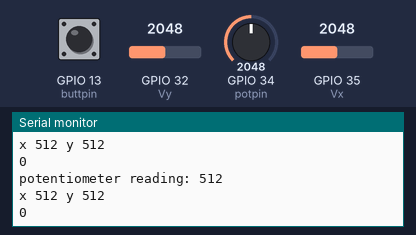
Simulated run of this sketch. Board: ESP32. On the bench: the last lines printed to the serial monitor. The inputs (shaded band) are chosen by the test bench; at power-on: GPIO 32 (Vy) = 2048, GPIO 34 (potpin) = 2048, GPIO 35 (Vx) = 2048, GPIO 13 (buttpin) LOW.

Above: at 1.2 s.
1.3 s: GPIO 32 (Vy) set to 2866
At 1.51 s:
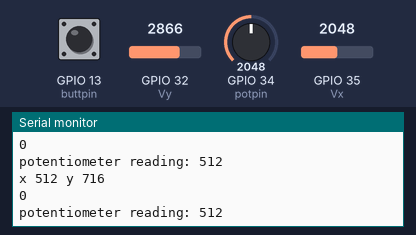
2.8 s: GPIO 34 (potpin) set to 2866
At 2.82 s:
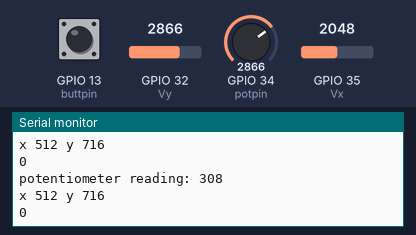
4.3 s: GPIO 35 (Vx) set to 2866
At 4.33 s:
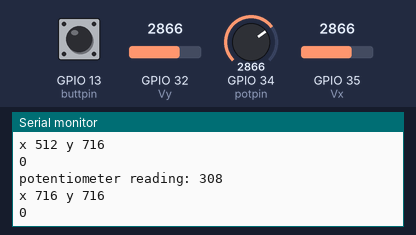
5.8 s: GPIO 13 (buttpin) pulled HIGH for 0.15 s
At 6.06 s:
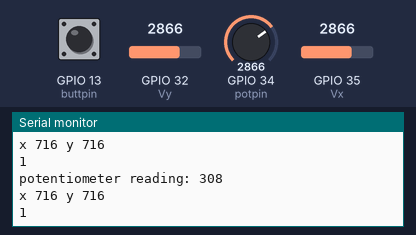
7.4 s: GPIO 32 (Vy) set to 3603
At 7.46 s:
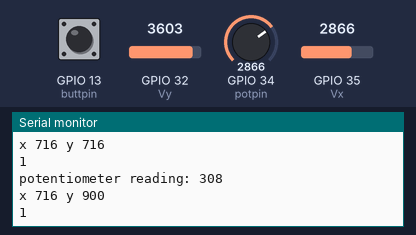
8.9 s: GPIO 34 (potpin) set to 3603
At 8.97 s:
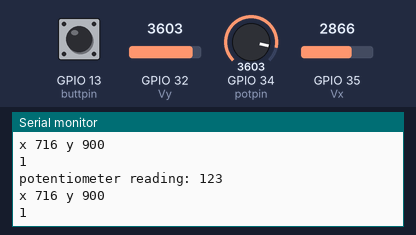
Timing chart, 0 to 11.4 s (numbered marks = the images above; inputs shaded):
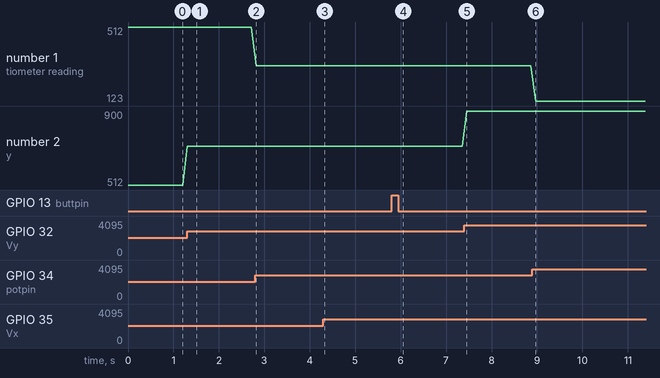

The sketch:

Controller_NoWiFi.ino
```cpp
// [For potentiometer]
int potpin = 34 ;
int potvalue;
int realpot;
int potfinal;

// [For Joystick]
int Vx = 35;
int centrex;
float xplusgrad;
float xplusconstant;
int xplus;
int xminus;
int x;
float xminusgrad;
int finalx;

int Vy = 32;
int centrey;
float yplusgrad;
int yplus;
int yminus;
int y;
float yminusgrad;
float yplusconstant;
int finaly;

// [For button]
int buttpin = 13;
int buttstate;
int button = 0;

void setup() {
Serial.begin(115200);
centrex = analogRead(Vx);
xplusgrad = 511.0/(4095.0 - centrex);
xplusconstant = 1023.0 - xplusgrad*4095.0;
xminusgrad = 512.0/centrex;


centrey = analogRead(Vy);
yplusgrad = 511.0/(4095.0 - centrey);
yminusgrad = 512.0/centrey;
yplusconstant = 1023.0 - yplusgrad*4095.0;


}

void loop() {
 // For potentiometer
 potvalue = analogRead(potpin);
 realpot = map(potvalue, 0, 4095, 0, 1023);
 potfinal = 1023 - realpot;
 Serial.println();
 Serial.print("potentiometer reading: ");
 Serial.print(potfinal);

 // For Joystick
 x = analogRead(Vx);
 y = analogRead(Vy);

xplus = xplusgrad*x + xplusconstant;
xminus = xminusgrad*x;
if (x >= centrex) {
  finalx = xplus;
} else {
  finalx = xminus;
}
Serial.println();
Serial.print("x ");
Serial.print(finalx);

yplus = yplusgrad*y + yplusconstant;
yminus = yminusgrad*y;
if (y >= centrey) {
  finaly = yplus;
} else {
  finaly = yminus;
}
Serial.print(" y ");
Serial.print(finaly);

Serial.println();
// For button
 buttstate = digitalRead(buttpin);

  if (buttstate == 1) {
    button++;
if (button==2){
button = 0;
}
    while (buttstate == 1)
    {
     buttstate = digitalRead(buttpin);
      }

  }
  else {
  }
Serial.println(button);
delay(100);
}
```

Measured:
- after the input at 1.3 s, the serial monitor: prints a new line at once (image 1)
- after the input at 2.8 s, the serial monitor: prints a new line at once (image 2)
- after the input at 4.3 s, the serial monitor: prints a new line at once (image 3)
- after the input at 5.8 s, the serial monitor: prints a new line after 0.15 s (image 4)
- after the input at 7.4 s, the serial monitor: prints a new line after 0.06 s (image 5)
- after the input at 8.9 s, the serial monitor: prints a new line after 0.07 s (image 6)
- plotted number 1: 512 → 308 after the input at 2.8 s, 308 → 123 after the input at 8.9 s
- plotted number 2: 512 → 716 after the input at 1.3 s, 716 → 900 after the input at 7.4 s
